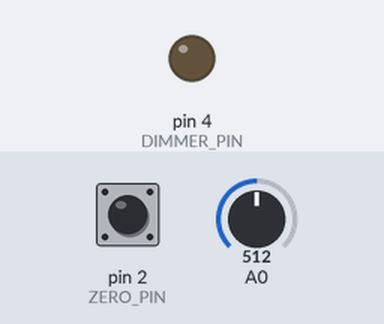
The sketch below on a simulated Arduino Mega 2560, built with avr-gcc and run on an emulated ATmega2560. Parts: output pins drawn as LEDs (lit = HIGH). The inputs (shaded band) are chosen by the test bench; at power-on: pin 2 (ZERO_PIN) HIGH, A0 = 512.

Above: at 1.2 s.
1.3 s: pin 2 (ZERO_PIN) pulled LOW for 0.15 s
At 2.8 s:
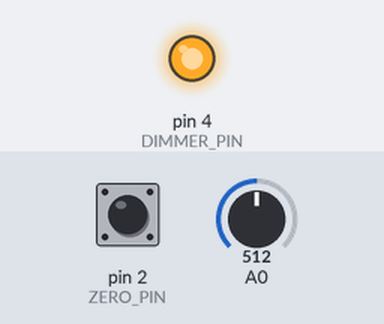
Timing chart, 0 to 4.3 s (numbered marks = the images above; inputs shaded):
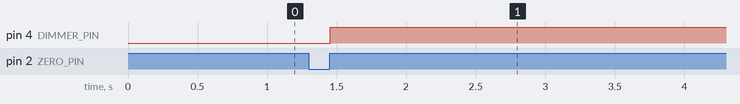

Measured:
- after the input at 1.3 s, pin 4 (DIMMER_PIN): LOW → HIGH after 0.15 s

The sketch:

smooth_1ch.ino
```cpp
// пример диммера на симисторе с внешним детектором нуля
// или готовый китайский модуль https://ali.ski/xwpCCe
// используется библиотека GyverTimers (минимум версия 1.5)
// по аналогии можно сделать диммер на любом таймере ардуино
// в том числе любом из 6-ти таймеров для Mega
// вызов setPeriod оптимизирован
#define ZERO_PIN 2    // пин детектора нуля
#define INT_NUM 0     // соответствующий ему номер прерывания
#define DIMMER_PIN 4  // управляющий пин симистора

#include <GyverTimers.h>  // библиотека таймера
int dimmer;               // переменная диммера

void setup() {
  pinMode(ZERO_PIN, INPUT_PULLUP);
  pinMode(DIMMER_PIN, OUTPUT);
  attachInterrupt(INT_NUM, isr, RISING);  // для самодельной схемы ставь FALLING
  Timer2.enableISR();
}

void loop() {
  // задаём значение 500-9300, где 500 максимум мощности, 9300 минимум!!!
  // и 500-7600 для 60 Гц в сети
  dimmer = map(analogRead(A0), 0, 1024, 500, 9300);
  delay(100); // в реальном коде задержек быть не должно
}

// прерывание детектора нуля
void isr() {
  static int lastDim;
  digitalWrite(DIMMER_PIN, 0);  // выключаем симистор
  // если значение изменилось, устанавливаем новый период
  // если нет, то просто перезапускаем со старым
  if (lastDim != dimmer) Timer2.setPeriod(lastDim = dimmer);
  else Timer2.restart();
}

// прерывание таймера
ISR(TIMER2_A) {
  digitalWrite(DIMMER_PIN, 1);  // включаем симистор
  Timer2.stop();                // останавливаем таймер
}
```
